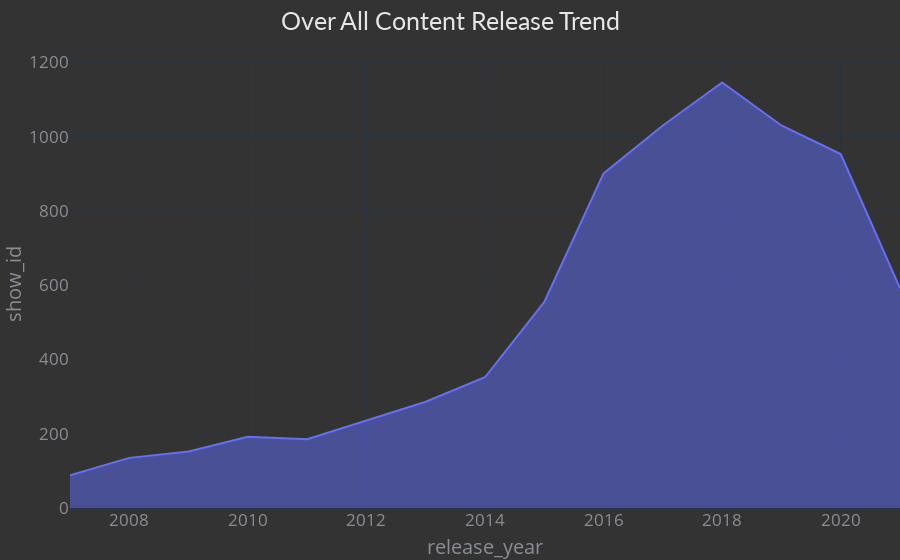

The notebook cell this image was saved under:
### Code cell
df_5 = df.query('release_year >= 2007')
df_5 = df_5.groupby(['release_year'])['show_id'].count().reset_index()
fig10 = px.area(df_5, x = 'release_year', y ='show_id', template = "plotly_dark" )

fig10.update_layout(margin=dict(t=60, b=30, l=0, r=0), showlegend=False,

plot_bgcolor='#333', paper_bgcolor='#333',title_text='Over All Content Release Trend', title_x = 0.5,

title_font=dict(size=25, color='#e6e6e6', family="Lato, sans-serif",
         ),

font=dict(size=17, color='#8a8d93'),

hoverlabel=dict(bgcolor="#444", font_size=13,

font_family="Lato, sans-serif"))

fig10.show()

### Figure 1 — Plotly figure (JSON) as saved in the notebook; plotly's stock layout.template omitted (floating-point values rounded to 4 significant figures)
{"data": [{"fillpattern": {"shape": ""}, "hovertemplate": "release_year=%{x}<br>show_id=%{y}<extra></extra>", "legendgroup": "", "line": {"color": "#636efa"}, "marker": {"symbol": "circle"}, "mode": "lines", "name": "", "orientation": "v", "showlegend": false, "stackgroup": "1", "type": "scatter", "x": [2007, 2008, 2009, 2010, 2011, 2012, 2013, 2014, 2015, 2016, 2017, 2018, 2019, 2020, 2021], "xaxis": "x", "y": [88, 135, 152, 192, 185, 236, 286, 352, 555, 901, 1030, 1146, 1030, 953, 592], "yaxis": "y"}], "layout": {"font": {"color": "#8a8d93", "size": 17}, "hoverlabel": {"bgcolor": "#444", "font": {"family": "Lato, sans-serif", "size": 13}}, "legend": {"tracegroupgap": 0}, "margin": {"b": 30, "l": 0, "r": 0, "t": 60}, "paper_bgcolor": "#333", "plot_bgcolor": "#333", "showlegend": false, "title": {"font": {"color": "#e6e6e6", "family": "Lato, sans-serif", "size": 25}, "text": "Over All Content Release Trend", "x": 0.5}, "xaxis": {"anchor": "y", "domain": [0, 1], "title": {"text": "release_year"}}, "yaxis": {"anchor": "x", "domain": [0, 1], "title": {"text": "show_id"}}}}
